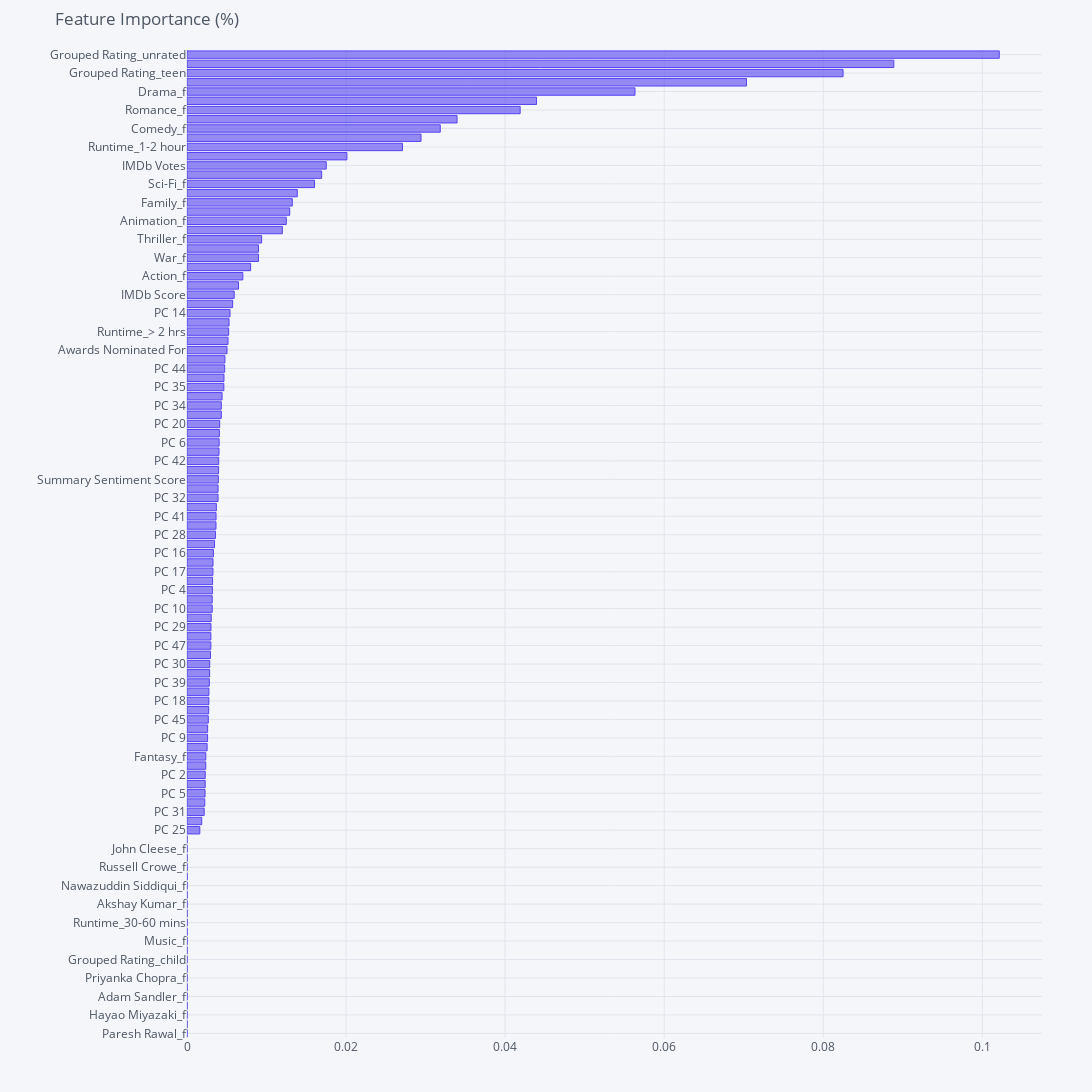

The cell this chart's notebook holds for it:
### Markdown cell above
<a id="id_6"></a>
## 6. Feature Importance
#### 6a) XGBoost feature importance
The plot indicates which features have a large impact on the Model scores, however it doesn't explain the direction of this impact. So we know that whether the title is unrated or a drama is imprtant but we don't know if mum is more or less likely to watch the title if it is rated or a drama.

### Code cell
%%time
feature_names = list(os_train_df.columns)[1:]

feature_importance = pd.DataFrame(feature_names, columns = ['Feature'])
feature_importance['Importance'] = model.feature_importances_

feature_importance.sort_values('Importance', inplace = True)
feature_importance.set_index('Feature', inplace = True)

cf.set_config_file(dimensions = (1800, 1800), margin = (50, 50, 50, 50))
feature_importance.iplot(kind = 'barh', title = 'Feature Importance (%)',
                         colors = rgb_palette[0],
                         filename = 'cufflinks/barh')

### Figure 1 — Plotly figure (JSON) as saved in the notebook; plotly's stock layout.template omitted (floating-point values rounded to 4 significant figures)
{"data": [{"marker": {"color": "rgba(85, 67, 242, 0.6)", "line": {"color": "rgba(85, 67, 242, 1.0)", "width": 1}}, "name": "Importance", "orientation": "h", "text": "", "type": "bar", "x": [0, 0, 0, 0, 0, 0, 0, 0, 0, 0, 0, 0, 0, 0, 0, 0, 0, 0, 0, 0, 0, 0, 0.001609, 0.001851, 0.002162, 0.002232, 0.002269, 0.002288, 0.002291, 0.002358, 0.002364, 0.00253, 0.002589, 0.002591, 0.002678, 0.002724, 0.002747, 0.002755, 0.002808, 0.002846, 0.002856, 0.002957, 0.002999, 0.002999, 0.003012, 0.003044, 0.003172, 0.003173, 0.003196, 0.003215, 0.00326, 0.003272, 0.003322, 0.003462, 0.003576, 0.003644, 0.003653, 0.003691, 0.003903, 0.003906, 0.003943, 0.003976, 0.003985, 0.004023, 0.00404, 0.004065, 0.004112, 0.004311, 0.004318, 0.004411, 0.004631, 0.004649, 0.004735, 0.004768, 0.005029, 0.005159, 0.005236, 0.005286, 0.005406, 0.005737, 0.005932, 0.006476, 0.007019, 0.007999, 0.008984, 0.008992, 0.009385, 0.01199, 0.01248, 0.01291, 0.01324, 0.01387, 0.01603, 0.01693, 0.01751, 0.02011, 0.02709, 0.02942, 0.03185, 0.03395, 0.04189, 0.04394, 0.05633, 0.07035, 0.08249, 0.08887, 0.1021], "y": ["Paresh Rawal_f", "Cathy Garcia-Molina_f", "Hayao Miyazaki_f", "Jay Karas_f", "Adam Sandler_f", "Shah Rukh Khan_f", "Priyanka Chopra_f", "Mark Wahlberg_f", "Grouped Rating_child", "Liam Neeson_f", "Music_f", "Eric Idle_f", "Runtime_30-60 mins", "Kevin James_f", "Akshay Kumar_f", "Ashleigh Ball_f", "Nawazuddin Siddiqui_f", "Terry Gilliam_f", "Russell Crowe_f", "John Abraham_f", "John Cleese_f", "Biography_f", "PC 25", "PC 50", "PC 31", "PC 33", "PC 5", "PC 27", "PC 2", "PC 37", "Fantasy_f", "PC 19", "PC 9", "PC 23", "PC 45", "PC 8", "PC 18", "PC 22", "PC 39", "PC 38", "PC 30", "PC 26", "PC 47", "PC 46", "PC 29", "PC 13", "PC 10", "PC 43", "PC 4", "PC 11", "PC 17", "PC 40", "PC 16", "PC 3", "PC 28", "PC 15", "PC 41", "PC 49", "PC 32", "PC 21", "Summary Sentiment Score", "PC 7", "PC 42", "PC 36", "PC 6", "PC 12", "PC 20", "Rotten Tomatoes Score", "PC 34", "PC 48", "PC 35", "PC 1", "PC 44", "Metacritic Score", "Awards Nominated For", "PC 24", "Runtime_> 2 hrs", "History_f", "PC 14", "Adventure_f", "IMDb Score", "Awards Received", "Action_f", "Hidden Gem Score", "War_f", "Runtime_< 30 minutes", "Thriller_f", "Crime_f", "Animation_f", "Documentary_f", "Family_f", "Sport_f", "Sci-Fi_f", "Short_f", "IMDb Votes", "Reality-TV_f", "Runtime_1-2 hour", "Horror_f", "Comedy_f", "Series or Movie_Movie", "Romance_f", "Musical_f", "Drama_f", "Mystery_f", "Grouped Rating_teen", "Grouped Rating_adult", "Grouped Rating_unrated"]}], "layout": {"height": 1800, "legend": {"bgcolor": "#F5F6F9", "font": {"color": "#4D5663"}}, "margin": {"b": 50, "l": 50, "r": 50, "t": 50}, "paper_bgcolor": "#F5F6F9", "plot_bgcolor": "#F5F6F9", "title": {"font": {"color": "#4D5663"}, "text": "Feature Importance (%)"}, "width": 1800, "xaxis": {"gridcolor": "#E1E5ED", "showgrid": true, "tickfont": {"color": "#4D5663"}, "title": {"font": {"color": "#4D5663"}, "text": ""}, "zerolinecolor": "#E1E5ED"}, "yaxis": {"gridcolor": "#E1E5ED", "showgrid": true, "tickfont": {"color": "#4D5663"}, "title": {"font": {"color": "#4D5663"}, "text": ""}, "zerolinecolor": "#E1E5ED"}}}
